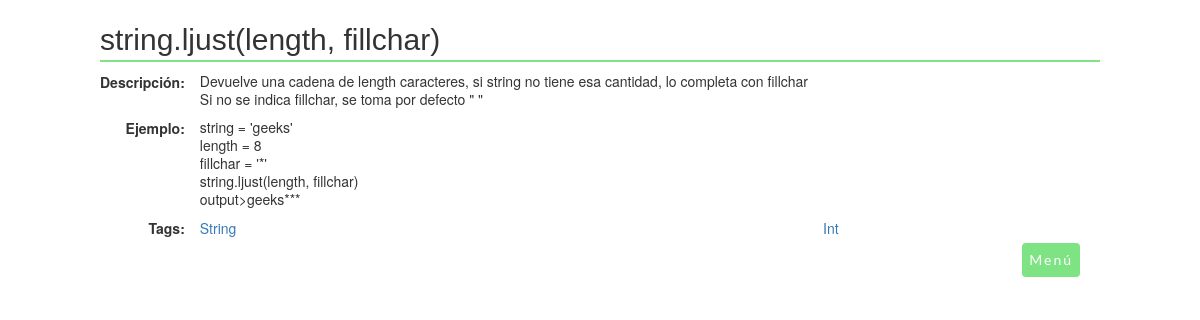
Page /apuntespy/3/results/ on the committed database.
### apuntespy/models.py (models this page shows, shortened)
class Tip(models.Model):
    tags = models.ManyToManyField(Tag, related_name="tips")
    tip_nombre = models.CharField(max_length=200, validators=[tip_unico])
    tip_descripcion = models.TextField()
    tip_ejemplo = models.TextField()
    def  __str__(self):
        return self.tip_nombre

class Tag(models.Model):
    tag_text = models.CharField(max_length=200, validators=[tag_unico])
    def  __str__(self):
        return self.tag_text

### apuntespy/views.py (the view)
# urls.py: path('<int:pk>/results/', views.ResultsView.as_view(), name='results'),
class ResultsView(generic.DetailView):
    model = Tip
    template_name = 'apuntespy/result.html'

### apuntespy/templates/apuntespy/result.html
{% load static %}
<link rel="stylesheet" href="//maxcdn.bootstrapcdn.com/bootstrap/3.2.0/css/bootstrap.min.css">
<link rel="stylesheet" href="//maxcdn.bootstrapcdn.com/bootstrap/3.2.0/css/bootstrap-theme.min.css">
<link rel="stylesheet" href="{% static 'apuntespy/apuntespy.css' %}">
<h1 class="titulo">{{ tip }}</h1>
<table>
   <tr>
       <td class="subtitulo">Descripción: </td>
       <td class="texto">{{ tip.tip_descripcion|linebreaks }}</td>
   </tr>
    <tr>
        <td class="subtitulo">Ejemplo: </td>
       <td class="texto">{{ tip.tip_ejemplo|linebreaks }}</td>
    </tr>
   <tr>
       <td class="subtitulo">Tags: </td>
       {% for tag in tip.tags.all %}
            <td class="texto"><a href="{% url 'apuntespy:detail' tag.id %}">{{ tag }}</a></td>
        {% endfor %}
   </tr>
</table>
            <nav>
                <ul id="submenu">
                    <li> <a href="{% url 'apuntespy:tag_list' %}" class="boton" >Menú</a></li>
                </ul>
            </nav>

### apuntespy/static/apuntespy/apuntespy.css (style rules this page uses)
nav { float: right; }
nav ul { float: right; margin: 0 15px 0 0; list-style: none; overflow: hidden }
nav ul li { float: right; }
nav ul li a { display: block; padding: 20px; color: #fff; text-decoration: none; }
.boton { background-clip: border-box; background: #7ee383; border: 2px solid #7ee383; border-radius: 4px; font-family: "Lato", sans-serif; letter-spacing: 2px; font-weight: normal; text-align: center; vertical-align: middle; white-space: normal; font-size: 14px; padding: 5px; margin: 5px; }
.titulo { font-family: "Unica One", sans-serif; border-bottom: 2px solid #2e2e2e; border-bottom-color: rgba(126, 227, 131, 0.984); font-size: 30px; line-height: 40px; }
.subtitulo { font-size: 14px; font-weight: bold; vertical-align:top; text-align:right }
.texto { padding-left: 15px; text-align: left; font-size: 14px; font-weight: 300; line-height: 18px; }

### rows in the picture
Tip: tip_nombre "string.ljust(length, fillchar)", tip_descripcion "Devuelve una cadena de length caracteres, si string no tiene esa cantidad, lo completa con fillchar Si no se indica fillchar, se toma por defecto \" \"", tip_ejemplo "string = 'geeks' length = 8 fillchar = '*' string.ljust(length, fillchar) output>geeks***"
Tag: tag_text "String"
Tag: tag_text "Int"
